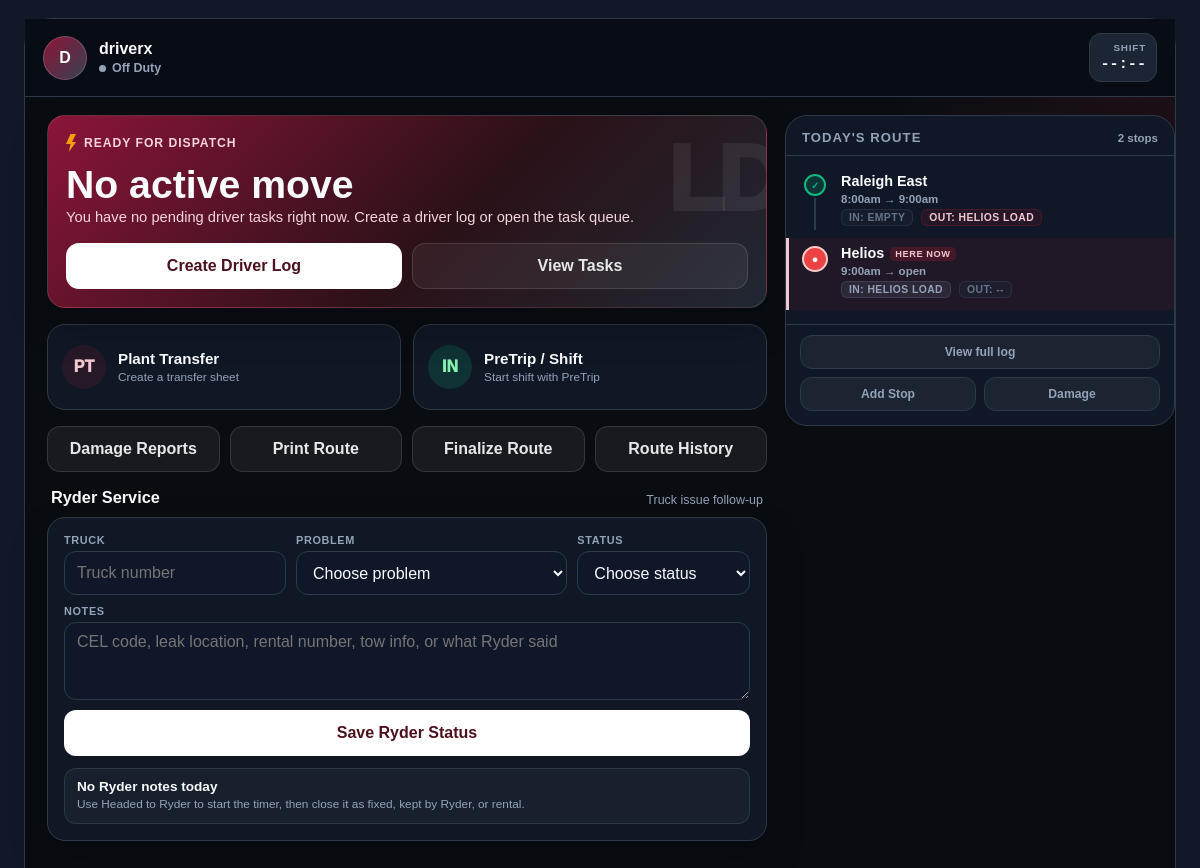
/mobile (signed in), run on the app's committed database.
### app/models/user.py (models this page shows, shortened)
class User(db.Model, UserMixin):
    __tablename__ = "user"
    id = db.Column(db.Integer, primary_key=True)
    username = db.Column(db.String(64), unique=True, nullable=False)
    email = db.Column(db.String(120), unique=True, nullable=False)
    password_hash = db.Column(db.String(128))
    role = db.Column(db.String(20), default="driver")  # "driver" or "management"
    first_name = db.Column(db.String(64), nullable=True)
    last_name = db.Column(db.String(64), nullable=True)
    employee_id = db.Column(db.String(32), nullable=True)
    shift = db.Column(db.String(16), nullable=True)
    department = db.Column(db.String(32), nullable=True)
    tasks = db.relationship(
        "Task",
        backref="assigned_user",
        lazy="dynamic",
        foreign_keys="Task.assigned_to",
    )
    driver_logs = db.relationship(
        "DriverLog",
        backref="driver",
        lazy="dynamic",
        foreign_keys="DriverLog.driver_id",
    )
    pretrips = db.relationship(
        "PreTrip",
        backref="driver",
        lazy="dynamic",
        foreign_keys="PreTrip.user_id",
    )
    chat_messages = db.relationship("ChatMessage", backref="user", lazy="dynamic")
    @property
    def display_name(self):
        name = " ".join(part for part in [self.first_name, self.last_name] if part)
        return name or self.username

### app/models/log.py (models this page shows, shortened)
class DriverLog(db.Model):
    __tablename__ = "driver_log"
    id = db.Column(db.Integer, primary_key=True)
    driver_id = db.Column(db.Integer, db.ForeignKey("user.id"), nullable=False)
    date = db.Column(db.Date, nullable=False)
    arrive_time = db.Column(db.String(20))
    depart_time = db.Column(db.String(20))
    downtime_reason = db.Column(db.String(200), nullable=True)
    dock_wait_minutes = db.Column(db.Integer, nullable=True)
    part_number = db.Column(db.String(80), nullable=True)
    hot_parts = db.Column(db.Boolean, default=False)
    no_pickup = db.Column(db.Boolean, default=False)
    load_size = db.Column(db.String(80), nullable=False)
    depart_load_size = db.Column(db.String(80), nullable=True)
    secondary_load = db.Column(db.String(80), nullable=True)
    plant_name = db.Column(db.String(20), nullable=False)
    maintenance = db.Column(db.Boolean, default=False)
    fuel = db.Column(db.Boolean, default=False)
    fuel_mileage = db.Column(db.Integer, nullable=True)
    meeting = db.Column(db.Boolean, default=False)
    created_at = db.Column(db.DateTime, default=datetime.utcnow)
    updated_at = db.Column(db.DateTime, onupdate=datetime.utcnow)
    deleted_at = db.Column(db.DateTime, nullable=True)
    deleted_by_id = db.Column(db.Integer, db.ForeignKey("user.id"), nullable=True)
    deleted_by = db.relationship("User", foreign_keys=[deleted_by_id])

### app/blueprints/driver/routes.py (the view)
@bp.route("/mobile")
@login_required
def mobile_dashboard():
    if current_user.role == "management":
        return redirect(url_for("manager.manager_dashboard"))
    now_local, _ = _now_local_and_utc()
    today_local_date = now_local.date()
    open_shift = (
        ShiftRecord.query.filter_by(user_id=current_user.id, end_time=None)
        .order_by(ShiftRecord.start_time.desc())
        .first()
    )
    shift_elapsed = None
    if open_shift:
        shift_elapsed = _format_duration((datetime.utcnow() - open_shift.start_time).total_seconds())
    tasks = (
        _active_driver_tasks_query()
        .order_by(Task.created_at.desc())
        .all()
    )
    tasks = sorted(
        tasks,
        key=lambda task: (
            task.status != "in-progress",
            not task.is_hot,
            task.created_at or datetime.min,
        ),
    )
    active_task = tasks[0] if tasks else None
    queued_tasks = tasks[1:4]
    hot_task_count = len([task for task in tasks if task.is_hot])
    latest_pretrip = (
        _active_pretrips_query().filter_by(user_id=current_user.id)
        .order_by(PreTrip.created_at.desc())
        .first()
    )
    todays_pretrip = (
        _active_pretrips_query().filter_by(user_id=current_user.id, pretrip_date=today_local_date)
        .order_by(PreTrip.created_at.desc())
        .first()
    )
    pending_posttrip = bool(todays_pretrip and not todays_pretrip.posttrip)
    latest_transfer = (
        _active_plant_transfers_query().filter_by(user_id=current_user.id)
        .order_by(PlantTransfer.created_at.desc())
        .first()
    )
    recent_ryder_events = (
        ActivityEvent.query.filter_by(
            user_id=current_user.id,
            category="ryder",
        )
        .order_by(ActivityEvent.created_at.desc())
        .limit(3)
        .all()
    )
    todays_logs = sorted(
        _active_driver_logs_query().filter_by(driver_id=current_user.id, date=today_local_date).all(),
        key=_driver_log_sort_key,
    )
    todays_log_routes = _driver_log_route_context(todays_logs)
    current_stop = next((l for l in reversed(todays_logs) if not l.depart_time), None) or (todays_logs[-1] if todays_logs else None)
    ryder_context = _ryder_followup_context(current_user.id)
    return render_template(
        "driver_mobile.html",
        active_task=active_task,
        queued_tasks=queued_tasks,
        hot_task_count=hot_task_count,
        latest_pretrip=latest_pretrip,
        todays_pretrip=todays_pretrip,
        pending_posttrip=pending_posttrip,
        latest_transfer=latest_transfer,
        recent_ryder_events=recent_ryder_events,
        open_shift=open_shift,
        shift_elapsed=shift_elapsed,
        today_local_date=today_local_date,
        todays_logs=todays_logs,
        todays_log_routes=todays_log_routes,
        current_stop=current_stop,
        truck_issue_choices=TRUCK_ISSUE_CHOICES,
        **ryder_context,
    )

### templates/driver_mobile.html (shortened to what this page needs)
<!DOCTYPE html>
<html lang="en">
<head>
</head>
<body>
  <div class="mobile-shell">
    <header class="topbar">
      <div class="driver-row">
        <div class="cluster">
          <div class="avatar">{{ (current_user.first_name[:1] if current_user.first_name else current_user.username[:1])|upper }}{{ (current_user.last_name[:1] if current_user.last_name else '')|upper }}</div>
          <div style="min-width:0;">
            <p class="driver-name">{{ current_user.display_name }}</p>
            <div class="status-line {% if not open_shift %}muted{% endif %}">
              <span class="dot {% if not open_shift %}off{% endif %}"></span>
              {% if open_shift %}On Duty{% else %}Off Duty{% endif %}{% if current_user.department %} - {{ current_user.department }}{% endif %}
            </div>
          </div>
        </div>
        <div class="shift-pill">
          <span>{% if open_shift %}Shift Time{% else %}Shift{% endif %}</span>
          <strong>{{ shift_elapsed if shift_elapsed else '--:--' }}</strong>
        </div>
      </div>
    </header>
    <div class="wide-body">
    <main>
      <section class="card hero">
        {% if active_task %}
          <div class="eyebrow"><span class="bolt"></span>{% if active_task.is_hot %}Active Hot Move{% else %}Active Task{% endif %}</div>
          <h1>{{ active_task.title }}</h1>
          <p>{{ active_task.details or 'No extra dispatch notes.' }}</p>
          <div class="hero-actions {% if active_task.status == 'pending' %}tri{% endif %}">
            <a class="button ghost" href="{{ url_for('driver.view_task', task_id=active_task.id) }}">Details</a>
            {% if active_task.status == 'pending' %}
              <form action="{{ url_for('driver.accept_task', task_id=active_task.id, next='mobile') }}" method="POST">
                <button class="action primary" type="submit">Accept</button>
              </form>
              <form action="{{ url_for('driver.decline_task', task_id=active_task.id, next='mobile') }}" method="POST">
                <button class="action red" type="submit">Decline</button>
              </form>
            {% else %}
              <form action="{{ url_for('driver.complete_task', task_id=active_task.id, next='mobile') }}" method="POST">
                <button class="action primary" type="submit">Complete</button>
              </form>
            {% endif %}
          </div>
        {% else %}
          <div class="eyebrow"><span class="bolt"></span>Ready For Dispatch</div>
          <h1>No active move</h1>
          <p>You have no pending driver tasks right now. Create a driver log or open the task queue.</p>
          <div class="hero-actions">
            <a class="button primary" href="{{ url_for('driver.new_driving_log') }}">Create Driver Log</a>
            <a class="button ghost" href="{{ url_for('driver.list_tasks') }}">View Tasks</a>
          </div>
        {% endif %}
      </section>
      <section class="quick-grid">
        {% if active_task %}
          <a class="quick-card" href="{{ url_for('driver.new_driving_log') }}">
            <div class="quick-icon">DL</div>
            <div><strong>Create Driver Log</strong><span>Record plant arrival, load, and parts</span></div>
          </a>
        {% else %}
          <a class="quick-card" href="{{ url_for('driver.new_plant_transfer') }}">
            <div class="quick-icon">PT</div>
            <div><strong>Plant Transfer</strong><span>{{ latest_transfer.ship_from ~ ' to ' ~ latest_transfer.ship_to if latest_transfer else 'Create a transfer sheet' }}</span></div>
          </a>
        {% endif %}
        {% if pending_posttrip and todays_pretrip %}
          <a class="quick-card" href="{{ url_for('driver.do_posttrip', pretrip_id=todays_pretrip.id) }}">
            <div class="quick-icon green">IN</div>
            <div><strong>PostTrip Due</strong><span>Finish inspection and end shift</span></div>
          </a>
        {% else %}
          <a class="quick-card" href="{{ url_for('driver.new_pretrip') }}">
            <div class="quick-icon green">IN</div>
            <div><strong>PreTrip / Shift</strong><span>{{ 'Shift started from PreTrip' if todays_pretrip else 'Start shift with PreTrip' }}</span></div>
          </a>
        {% endif %}
      </section>
      <section class="wide-actions" aria-label="Desktop driver actions">
        <a class="button ghost" href="{{ url_for('driver.damage_reports') }}">Damage Reports</a>
        <a class="button ghost" href="{{ url_for('driver.driver_logs_print') }}">Print Route</a>
        <a class="button ghost" href="{{ url_for('driver.end_of_day_summary') }}">Finalize Route</a>
        <a class="button ghost" href="{{ url_for('driver.mobile_history') }}">Route History</a>
      </section>
      <section class="list">
        <div class="section-head">
          <h2>Ryder Service</h2>
          <span>Truck issue follow-up</span>
        </div>
        <div class="card ryder-panel">
          <form class="ryder-form" method="POST" action="{{ url_for('driver.mobile_ryder_service') }}">
            <div class="ryder-grid">
              <div class="ryder-field">
                <label for="ryderTruck">Truck</label>
                <input id="ryderTruck" class="ryder-input" name="truck_number" value="{{ todays_pretrip.truck_number if todays_pretrip else '' }}" placeholder="Truck number">
              </div>
              <div class="ryder-field">
                <label for="ryderIssue">Problem</label>
                <select id="ryderIssue" class="ryder-select" name="issue" required>
                  {% for value, label in truck_issue_choices %}
                    <option value="{{ value }}" {% if pending_ryder_issue == label %}selected{% endif %}>{{ 'Choose problem' if not value else label }}</option>
                  {% endfor %}
                </select>
              </div>
              <div class="ryder-field">
                <label for="ryderOutcome">Status</label>
                <select id="ryderOutcome" class="ryder-select" name="outcome" required>
                  <option value="">Choose status</option>
                </select>
              </div>
            </div>
            <div class="ryder-field">
              <label for="ryderNotes">Notes</label>
              <textarea id="ryderNotes" class="ryder-textarea" name="notes" placeholder="CEL code, leak location, rental number, tow info, or what Ryder said"></textarea>
            </div>
            <button class="ryder-submit" type="submit">Save Ryder Status</button>
          </form>
          <div class="ryder-history">
            {% for event in recent_ryder_events %}
              <div class="ryder-entry">
                <strong>{{ event.title }}</strong>
                <span>{{ event.details }}</span>
              </div>
            {% else %}
              <div class="ryder-entry">
                <strong>No Ryder notes today</strong>
                <span>Use Headed to Ryder to start the timer, then close it as fixed, kept by Ryder, or rental.</span>
              </div>
            {% endfor %}
          </div>
        </div>
      </section>
    </main>
    <aside class="route-panel">
      <div class="rp-head">
        <h3>Today's Route</h3>
        <span>{{ todays_logs|length }} stop{{ 's' if todays_logs|length != 1 else '' }}</span>
      </div>
      {% if todays_logs %}
      <div class="rp-timeline">
        {% for dl in todays_logs %}
        {% set r = (todays_log_routes or {}).get(dl.id) %}
        {% set is_done = dl.depart_time %}
        {% set is_current = current_stop and dl.id == current_stop.id %}
        <a class="rp-stop {% if is_current %}is-current{% endif %}" href="{{ url_for('driver.view_driver_log', log_id=dl.id) }}" title="Open {{ r.plant if r else dl.plant_name }} stop">
          <div class="rp-indicator">
            <div class="rp-dot {% if is_current %}current{% elif is_done %}done{% else %}open{% endif %}">
              {% if is_done %}✓{% elif is_current %}●{% else %}○{% endif %}
            </div>
            <div class="rp-line"></div>
          </div>
          <div class="rp-content">
            <div class="rp-plant">
              {{ r.plant if r else dl.plant_name }}
              {% if is_current %}<span class="rp-current-tag">here now</span>{% endif %}
            </div>
            <div class="rp-times">
              {{ dl.arrive_time|to_local_time if dl.arrive_time else '—' }}
              {% if dl.depart_time %} → {{ dl.depart_time|to_12h_format }}{% else %} → open{% endif %}
            </div>
            {% if r %}
            <div class="rp-loads">
              <span class="rp-load-chip in {% if r.arrive_cargo_desc == 'Empty' %}empty{% endif %}">
                In: {{ r.arrive_cargo_desc }}
              </span>
              {% if dl.no_pickup %}
                <span class="rp-load-chip out empty">Out: No Pickup</span>
              {% elif r.depart_cargo_desc is none %}
                <span class="rp-load-chip out empty">Out: --</span>
              {% else %}
                <span class="rp-load-chip out {% if r.depart_cargo_desc == 'Empty' %}empty{% endif %}">
                  Out: {{ r.depart_cargo_desc }}
                </span>
              {% endif %}
            </div>
            {% endif %}
          </div>
        </a>
        {% endfor %}
      </div>
      {% else %}
      <div class="rp-empty">No stops logged yet today.</div>
      {% endif %}
      <div class="rp-footer">
        <a href="{{ url_for('driver.driver_logs') }}">View full log</a>
        <div class="rp-footer-grid">
          <a href="{{ url_for('driver.new_driving_log') }}">Add Stop</a>
          <a href="{{ url_for('driver.new_damage_report') }}">Damage</a>
        </div>
      </div>
    </aside>
    </div>
  </div>
</body>
</html>

### data on the page
User: first_name+username "D", display_name "driverx"
DriverLog: plant "Raleigh East", arrive_time|to_local_time "8:00am", depart_time|to_12h_format "9:00am", arrive_cargo_desc "EMPTY", depart_cargo_desc "HELIOS LOAD"
DriverLog: plant_name "Helios", shows "HERE NOW", arrive_time|to_local_time "9:00am", shows "→ open", arrive_cargo_desc "HELIOS LOAD", no_pickup "OUT: --"

### other printed values
{{ shift_elapsed if shift_elapsed else '--:--' }} "--:--"
{{ todays_logs|length }} "2"
{{ 's' if todays_logs|length != 1 else '' }} "s"
form field issue "Choose problem"
